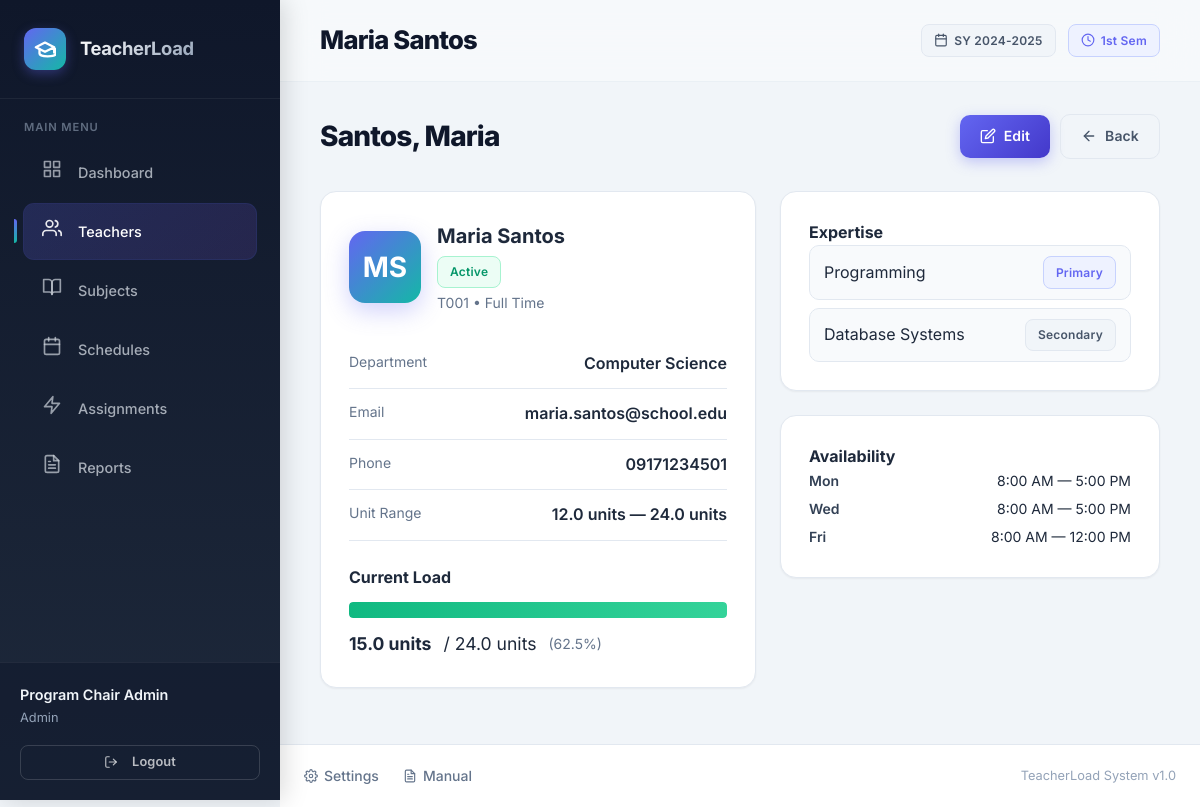
The page /modules/teachers/view.php?id=1 (signed in) on the database its author committed.
### tables this page shows
CREATE TABLE `teachers` (
  `id` int(11) NOT NULL,
  `employee_id` varchar(20) NOT NULL,
  `first_name` varchar(50) NOT NULL,
  `last_name` varchar(50) NOT NULL,
  `email` varchar(100) DEFAULT NULL,
  `phone` varchar(20) DEFAULT NULL,
  `department` varchar(50) DEFAULT NULL,
  `max_units` decimal(4,1) DEFAULT 24.0,
  `min_units` decimal(4,1) DEFAULT 12.0,
  `employment_type` enum('full_time','part_time','contractual') DEFAULT 'full_time',
  `status` enum('active','inactive','on_leave') DEFAULT 'active',
  `created_at` timestamp NOT NULL DEFAULT current_timestamp(),
  `updated_at` timestamp NOT NULL DEFAULT current_timestamp() ON UPDATE current_timestamp()
);

CREATE TABLE `teacher_expertise` (
  `id` int(11) NOT NULL,
  `teacher_id` int(11) NOT NULL,
  `subject_area` varchar(100) NOT NULL,
  `proficiency_level` enum('primary','secondary','tertiary') DEFAULT 'primary'
);

CREATE TABLE `teacher_availability` (
  `id` int(11) NOT NULL,
  `teacher_id` int(11) NOT NULL,
  `day_of_week` enum('Mon','Tue','Wed','Thu','Fri','Sat','Sun') NOT NULL,
  `start_time` time NOT NULL,
  `end_time` time NOT NULL,
  `is_preferred` tinyint(1) DEFAULT 1
);

### config/database.php (called while the page is built, shortened)
<?php
class Database {
    private static ?PDO $instance = null;
    public static function getInstance(): PDO {
        if (self::$instance === null) {
            $host = 'localhost';
            $db   = 'teacher_load_system';
            $user = 'root';
            $pass = '';
            $charset = 'utf8mb4';
            $dsn = "mysql:host=$host;dbname=$db;charset=$charset";
            $options = [
                PDO::ATTR_ERRMODE            => PDO::ERRMODE_EXCEPTION,
                PDO::ATTR_DEFAULT_FETCH_MODE => PDO::FETCH_ASSOC,
                PDO::ATTR_EMULATE_PREPARES   => true,
            ];
            try {
                self::$instance = new PDO($dsn, $user, $pass, $options);
            } catch (\PDOException $e) {
                error_log("DB Connection failed: " . $e->getMessage());
                throw new \PDOException($e->getMessage(), (int)$e->getCode());
            }
        }
        return self::$instance;
    }
}

### models/Teacher.php (called while the page is built, shortened)
<?php
require_once __DIR__ . '/../config/database.php';
class Teacher {
    private PDO $db;
    public function __construct() {
        $this->db = Database::getInstance();
    }
    public function getById(int $id): ?array {
        $stmt = $this->db->prepare("SELECT * FROM teachers WHERE id = ?");
        $stmt->execute([$id]);
        $teacher = $stmt->fetch();
        $teacher['expertise'] = $this->getExpertise($id);
        $teacher['availability'] = $this->getAvailability($id);
        $teacher['current_load'] = $this->getCurrentLoad($id);
        return $teacher;
    }
    public function getExpertise(int $teacherId): array {
        $stmt = $this->db->prepare("SELECT * FROM teacher_expertise WHERE teacher_id = ? ORDER BY proficiency_level, subject_area");
        $stmt->execute([$teacherId]);
        return $stmt->fetchAll();
    }
    public function getAvailability(int $teacherId): array {
        $stmt = $this->db->prepare("SELECT * FROM teacher_availability WHERE teacher_id = ? ORDER BY FIELD(day_of_week,'Mon','Tue','Wed','Thu','Fri','Sat','Sun'), start_time");
        $stmt->execute([$teacherId]);
        return $stmt->fetchAll();
    }
    public function getCurrentLoad(int $teacherId): float {
        $stmt = $this->db->prepare("
            SELECT COALESCE(SUM(s.units), 0) as total
            FROM assignments a
            JOIN schedules sch ON a.schedule_id = sch.id
            JOIN subjects s ON sch.subject_id = s.id
            WHERE a.teacher_id = ? AND a.status = 'active'
        ");
        $stmt->execute([$teacherId]);
        return (float)$stmt->fetchColumn();
    }
}

### includes/functions.php (called while the page is built, shortened)
<?php
function formatUnits($units) {
    return number_format($units, 1) . ' units';
}

### modules/teachers/view.php (the view, shortened to what this page needs)
<?php
require_once __DIR__ . '/../../includes/functions.php';
require_once __DIR__ . '/../../models/Teacher.php';
$id = (int)($_GET['id'] ?? 0);
$teacherModel = new Teacher();
$teacher = $teacherModel->getById($id);
$pageTitle = htmlspecialchars($teacher['first_name'] . ' ' . $teacher['last_name']);
require __DIR__ . '/../../includes/header.php';
?>
<div class="page-toolbar">
    <h2><?= htmlspecialchars($teacher['last_name'] . ', ' . $teacher['first_name']) ?></h2>
    <div class="toolbar-actions">
        <a href="<?= BASE_URL ?>/modules/teachers/edit.php?id=<?= $teacher['id'] ?>" class="btn btn-primary">
            <svg width="16" height="16" viewBox="0 0 24 24" fill="none" stroke="currentColor" stroke-width="2" stroke-linecap="round" stroke-linejoin="round"><path d="M11 4H4a2 2 0 0 0-2 2v14a2 2 0 0 0 2 2h14a2 2 0 0 0 2-2v-7"/><path d="M18.5 2.5a2.121 2.121 0 0 1 3 3L12 15l-4 1 1-4 9.5-9.5z"/></svg>
            Edit
        </a>
        <a href="<?= BASE_URL ?>/modules/teachers/" class="btn btn-outline">
            <svg width="16" height="16" viewBox="0 0 24 24" fill="none" stroke="currentColor" stroke-width="2" stroke-linecap="round" stroke-linejoin="round"><line x1="19" y1="12" x2="5" y2="12"/><polyline points="12 19 5 12 12 5"/></svg>
            Back
        </a>
    </div>
</div>
<div class="profile-grid">
    <div class="card profile-card">
        <div class="profile-header">
            <div class="profile-avatar"><?= strtoupper(substr($teacher['first_name'], 0, 1) . substr($teacher['last_name'], 0, 1)) ?></div>
            <div class="profile-info">
                <h3><?= htmlspecialchars($teacher['first_name'] . ' ' . $teacher['last_name']) ?></h3>
                <span class="badge badge-<?= $teacher['status'] === 'active' ? 'success' : 'warning' ?>">
                    <?= ucwords(str_replace('_', ' ', $teacher['status'])) ?>
                </span>
                <p class="profile-meta"><?= htmlspecialchars($teacher['employee_id']) ?> • <?= ucwords(str_replace('_', ' ', $teacher['employment_type'])) ?></p>
            </div>
        </div>
        <div class="profile-details">
            <div class="detail-row">
                <span class="detail-label">Department</span>
                <span class="detail-value"><?= htmlspecialchars($teacher['department'] ?? '—') ?></span>
            </div>
            <div class="detail-row">
                <span class="detail-label">Email</span>
                <span class="detail-value"><?= htmlspecialchars($teacher['email'] ?? '—') ?></span>
            </div>
            <div class="detail-row">
                <span class="detail-label">Phone</span>
                <span class="detail-value"><?= htmlspecialchars($teacher['phone'] ?? '—') ?></span>
            </div>
            <div class="detail-row">
                <span class="detail-label">Unit Range</span>
                <span class="detail-value"><?= formatUnits($teacher['min_units']) ?> — <?= formatUnits($teacher['max_units']) ?></span>
            </div>
        </div>
        <div class="load-section">
            <h4>Current Load</h4>
            <?php
            $pct = $teacher['max_units'] > 0 ? ($teacher['current_load'] / $teacher['max_units']) * 100 : 0;
            $barClass = $pct > 100 ? 'danger' : ($pct > 85 ? 'warning' : 'success');
            ?>
            <div class="load-big">
                <div class="load-bar large">
                    <div class="load-fill load-<?= $barClass ?>" style="width:<?= min(100, $pct) ?>"></div>
                </div>
                <div class="load-numbers">
                    <strong><?= formatUnits($teacher['current_load']) ?></strong> / <?= formatUnits($teacher['max_units']) ?>
                    <span class="load-pct">(<?= number_format($pct, 1) ?>%)</span>
                </div>
            </div>
        </div>
    </div>
    <div class="profile-side">
        <div class="card">
            <h4>Expertise</h4>
            <?php if (empty($teacher['expertise'])): ?>
                <p class="text-muted">No expertise recorded.</p>
            <?php else: ?>
                <div class="expertise-list">
                    <?php foreach ($teacher['expertise'] as $e): ?>
                        <div class="expertise-item">
                            <span class="expertise-name"><?= htmlspecialchars($e['subject_area']) ?></span>
                            <span class="badge badge-<?= $e['proficiency_level'] === 'primary' ? 'primary' : ($e['proficiency_level'] === 'secondary' ? 'secondary' : 'info') ?>">
                                <?= ucfirst($e['proficiency_level']) ?>
                            </span>
                        </div>
                    <?php endforeach; ?>
                </div>
            <?php endif; ?>
        </div>
        <div class="card">
            <h4>Availability</h4>
            <?php if (empty($teacher['availability'])): ?>
                <p class="text-muted">No availability set.</p>
            <?php else: ?>
                <div class="availability-list">
                    <?php foreach ($teacher['availability'] as $a): ?>
                        <div class="availability-item">
                            <span class="day"><?= $a['day_of_week'] ?></span>
                            <span class="time"><?= date('g:i A', strtotime($a['start_time'])) ?> — <?= date('g:i A', strtotime($a['end_time'])) ?></span>
                        </div>
                    <?php endforeach; ?>
                </div>
            <?php endif; ?>
        </div>
    </div>
</div>
<?php require __DIR__ . '/../../includes/footer.php'; ?>

### includes/header.php (shortened to what this page needs)
<?php
$currentModule = basename(dirname($_SERVER['PHP_SELF']));
$navItems = [
    'dashboard' => ['icon' => 'grid-3x3', 'label' => 'Dashboard'],
    'teachers' => ['icon' => 'users', 'label' => 'Teachers'],
    'subjects' => ['icon' => 'book-open', 'label' => 'Subjects'],
    'schedules' => ['icon' => 'calendar-days', 'label' => 'Schedules'],
    'assignments' => ['icon' => 'zap', 'label' => 'Assignments'],
    'reports' => ['icon' => 'file-text', 'label' => 'Reports'],
];
?>
<!DOCTYPE html>
<html lang="en">
<head>
    <link rel="stylesheet" href="<?= BASE_URL ?>/assets/css/main.css">
    <link rel="stylesheet" href="<?= BASE_URL ?>/assets/css/components.css">
</head>
<body>
    <div class="app-layout">
        <aside class="sidebar">
            <div class="sidebar-brand">
                <div class="brand-icon">
                    <svg width="22" height="22" viewBox="0 0 24 24" fill="none" stroke="white" stroke-width="2.5" stroke-linecap="round" stroke-linejoin="round">
                        <path d="M22 10v6M2 10l10-5 10 5-10 5z"/>
                        <path d="M6 12v5c0 1.66 4 3 9 3s9-1.34 9-3v-5"/>
                    </svg>
                </div>
                <span class="brand-text">TeacherLoad</span>
            </div>
            <nav class="sidebar-nav">
                <div class="nav-section">Main Menu</div>
                <?php foreach ($navItems as $module => $item): ?>
                    <a href="<?= BASE_URL ?>/modules/<?= $module ?>/" class="nav-link <?= $currentModule === $module ? 'active' : '' ?>">
                        <span class="nav-icon">
                            <?php if ($item['icon'] === 'grid-3x3'): ?>
                                <svg width="20" height="20" viewBox="0 0 24 24" fill="none" stroke="currentColor" stroke-width="2" stroke-linecap="round" stroke-linejoin="round"><rect x="3" y="3" width="7" height="7"/><rect x="14" y="3" width="7" height="7"/><rect x="14" y="14" width="7" height="7"/><rect x="3" y="14" width="7" height="7"/></svg>
                            <?php elseif ($item['icon'] === 'users'): ?>
                                <svg width="20" height="20" viewBox="0 0 24 24" fill="none" stroke="currentColor" stroke-width="2" stroke-linecap="round" stroke-linejoin="round"><path d="M17 21v-2a4 4 0 0 0-4-4H5a4 4 0 0 0-4 4v2"/><circle cx="9" cy="7" r="4"/><path d="M23 21v-2a4 4 0 0 0-3-3.87"/><path d="M16 3.13a4 4 0 0 1 0 7.75"/></svg>
                            <?php elseif ($item['icon'] === 'book-open'): ?>
                                <svg width="20" height="20" viewBox="0 0 24 24" fill="none" stroke="currentColor" stroke-width="2" stroke-linecap="round" stroke-linejoin="round"><path d="M2 3h6a4 4 0 0 1 4 4v14a3 3 0 0 0-3-3H2z"/><path d="M22 3h-6a4 4 0 0 0-4 4v14a3 3 0 0 1 3-3h7z"/></svg>
                            <?php elseif ($item['icon'] === 'calendar-days'): ?>
                                <svg width="20" height="20" viewBox="0 0 24 24" fill="none" stroke="currentColor" stroke-width="2" stroke-linecap="round" stroke-linejoin="round"><rect x="3" y="4" width="18" height="18" rx="2" ry="2"/><line x1="16" y1="2" x2="16" y2="6"/><line x1="8" y1="2" x2="8" y2="6"/><line x1="3" y1="10" x2="21" y2="10"/></svg>
                            <?php elseif ($item['icon'] === 'zap'): ?>
                                <svg width="20" height="20" viewBox="0 0 24 24" fill="none" stroke="currentColor" stroke-width="2" stroke-linecap="round" stroke-linejoin="round"><polygon points="13 2 3 14 12 14 11 22 21 10 12 10 13 2"/></svg>
                            <?php endif; ?>
                        </span>
                        <?= $item['label'] ?>
                    </a>
                <?php endforeach; ?>
            </nav>
            <div class="sidebar-footer">
                <div class="user-info">
                    <div class="user-name"><?= htmlspecialchars($_SESSION['user_data']['full_name'] ?? 'User') ?></div>
                    <div class="user-role"><?= ucfirst(htmlspecialchars($_SESSION['user_data']['role'] ?? 'Chair')) ?></div>
                </div>
                <a href="<?= BASE_URL ?>/modules/auth/logout.php" class="btn btn-sm btn-outline" style="width: 100%; border-color: rgba(255,255,255,0.15); color: rgba(255,255,255,0.7);">
                    <svg width="14" height="14" viewBox="0 0 24 24" fill="none" stroke="currentColor" stroke-width="2" stroke-linecap="round" stroke-linejoin="round" style="margin-right: 0.375rem;"><path d="M9 21H5a2 2 0 0 1-2-2V5a2 2 0 0 1 2-2h4"/><polyline points="16 17 21 12 16 7"/><line x1="21" y1="12" x2="9" y2="12"/></svg>
                    Logout
                </a>
            </div>
        </aside>
        <main class="main-content">
            <header class="topbar">
                <h1 class="page-title"><?= htmlspecialchars($pageTitle) ?></h1>
                <div class="topbar-actions">
                    <span class="badge badge-secondary" style="display: flex; align-items: center; gap: 0.375rem;">
                        <svg width="14" height="14" viewBox="0 0 24 24" fill="none" stroke="currentColor" stroke-width="2" stroke-linecap="round" stroke-linejoin="round"><rect x="3" y="4" width="18" height="18" rx="2" ry="2"/><line x1="16" y1="2" x2="16" y2="6"/><line x1="8" y1="2" x2="8" y2="6"/><line x1="3" y1="10" x2="21" y2="10"/></svg>
                        SY <?= htmlspecialchars($_SESSION['current_school_year'] ?? '2024-2025') ?>
                    </span>
                    <span class="badge badge-primary" style="display: flex; align-items: center; gap: 0.375rem;">
                        <svg width="14" height="14" viewBox="0 0 24 24" fill="none" stroke="currentColor" stroke-width="2" stroke-linecap="round" stroke-linejoin="round"><circle cx="12" cy="12" r="10"/><polyline points="12 6 12 12 16 14"/></svg>
                        <?= htmlspecialchars($_SESSION['current_semester'] ?? '1st') ?> Sem
                    </span>
                </div>
            </header>
            <div class="content-wrapper">

### rows shown on the page
teachers: pageTitle "Maria Santos", last_name+first_name "Santos, Maria", first_name+last_name "MS", first_name+last_name "Maria Santos", status "Active", employee "T001", employment_type "Full Time", department "Computer Science", email "maria.santos@school.edu", phone "09171234501", min_units "12.0 units", max_units "24.0 units", max_units "62.5"
teacher_expertise: subject_area "Programming", proficiency_level "Primary"
teacher_expertise: subject_area "Database Systems", proficiency_level "Secondary"
teacher_availability: day_of_week "Mon", start_time "8:00 AM", end_time "5:00 PM"
teacher_availability: day_of_week "Wed", start_time "8:00 AM", end_time "5:00 PM"
teacher_availability: day_of_week "Fri", start_time "8:00 AM", end_time "12:00 PM"

### other values the page prints
$item['label'] "Dashboard"
$item['label'] "Teachers"
$item['label'] "Subjects"
$item['label'] "Schedules"
$item['label'] "Assignments"
$item['label'] "Reports"
$_SESSION['user_data']['full_name'] "Program Chair Admin"
$_SESSION['user_data']['role'] "Admin"
$_SESSION['current_school_year'] "2024-2025"
$_SESSION['current_semester'] "1st"
formatUnits($teacher['current_load']) "15.0 units"
